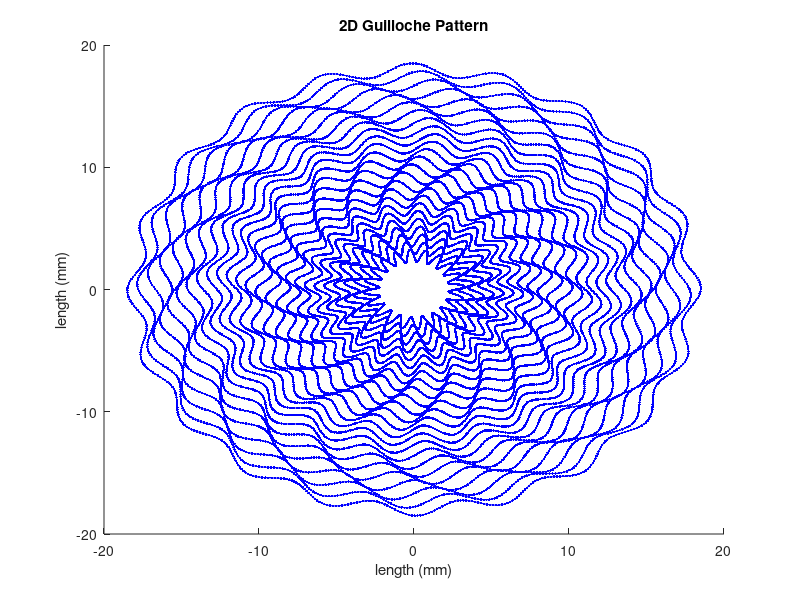

This chart was generated by the following MATLAB code: (Note: this script raises an error after producing the figure.)
% Guilloche
% Start of script
%-------------------------------------------------------------------------%
close all;                   	% close all figures
clearvars;                      % clear all variables
clc;                         	% clear the command terminal
format shortG;                 	% picks most compact numeric display
format compact;                	% suppress excess blank lines

% Perform guilloche
%-------------------------------------------------------------------------%
% set parameters for sinusoid on a circle
theta = 0:0.01:2*pi; % parameter (angle) 0 to 2pi
r = 2; % circle radius
a = 0.5; % sinusoid amplitude
n = 20; % number of sinusoids on the circle
xc = 0; % circle center in x
yc = 0; % circle center in y
nc = 25; % number of circles

% make a sinusoid
tau = linspace(3.0,5.5,500);
w = 2*pi;
A = floor(tau)/15;
y = A.*sin(w*tau);

% figure
% plot(tau,y,'-b')
% axis equal
% title('sinusoid')

% decriment the sinusoid and save as theta shift
ts = [];
inc = 0;
for ii = 1:10:length(tau)
    inc = inc + 1;
    ts(inc) = y(ii); % theta shift
end

% figure
% plot(ts)
% axis equal
% title('decrimented sinusoid')

% shift parameters
% ts = linspace(0.01,1,nc); % theta shift
rs = r+linspace(0.75,16,nc); % radius shift

% plot
figure
hold on
for ii = 1:1:nc
    x = (rs(ii) + a .* sin(n .* theta + ts(ii))) .* cos(theta + ts(ii)) + xc; 
    y = (rs(ii) + a .* sin(n .* theta + ts(ii))) .* sin(theta + ts(ii)) + yc;

    plot(x,y,'-b')
    plot(x,y,'.b')
end
hold off
xlim([-20 20])
ylim([-20 20])
xlabel('length (mm)')
ylabel('length (mm)')
title('2D Guilloche Pattern')


% save G-code
%-------------------------------------------------------------------------%
feed_rate = 400; % feed rate (mm/min)
rpm = 10000; % spindle speed (RPM)
depth = -0.125; % depth (mm)
tool_num = 501;
filename = 'guilloche_style4_tdcZero';

fileID = fopen([filename,'.nc'],'w');
    fprintf(fileID,'%%\n');
    fprintf(fileID,'(guilloche)\n'); % program name
    fprintf(fileID,'(T%d  D=0.125 CR=0 - ZMIN=-0.129 - vee)\n',tool_num);
    fprintf(fileID,'G90\n'); % G90 = absolute mode
    fprintf(fileID,'G17\n'); % G17 = XY plane
    fprintf(fileID,'G21\n'); % G21 = millimiters
    fprintf(fileID,'G28 G91 Z0\n'); % G28 = return to home, G91 = relative mode, Z0
    fprintf(fileID,'G90\n'); % G90 = absolute mode
    fprintf(fileID,'\n');
    fprintf(fileID,'(scribe)\n'); % operation name
    fprintf(fileID,'T%d M6\n',tool_num); % M6 = tool change
    fprintf(fileID,'S%d M3\n', rpm);% S = spindle speed, M3 = spindle ON
    fprintf(fileID,'G54\n');
    
    % loop through circles
    for ii = 1:1:nc
        % update cartesian coordinates
        x = (rs(ii) + a .* sin(n .* theta + ts(ii))) .* cos(theta + ts(ii)) + xc; 
        y = (rs(ii) + a .* sin(n .* theta + ts(ii))) .* sin(theta + ts(ii)) + yc;
        
        fprintf(fileID,'G0 X%4.3f Y%4.3f\n',x(1,1),y(1,1)); % G0 = rapid positioning
        fprintf(fileID,'Z0.6\n');
        fprintf(fileID,'Z0.2\n');
        fprintf(fileID,'Z0.01\n');
        fprintf(fileID,'G1 Z%5.3f F%d\n',depth, feed_rate); % F = feed rate, G1 linear interpolation
        
        % loop through points on each circle
        for jj = 1:length(x)
            fprintf(fileID,'G1 X%4.3f Y%4.3f\n',x(jj),y(jj));
        end
        fprintf(fileID,'G0 Z0.6\n');

    end
    
    fprintf(fileID,'G0 Z0.6\n');
    fprintf(fileID,'G17\n'); % G17 = XY plane
    fprintf(fileID,'G28 G91 Z0\n'); % G28 = return to home, G91 = relative mode, Z0
    fprintf(fileID,'G90\n'); % G90 = absolute mode
    fprintf(fileID,'G28 G91 X0 Y0\n'); % G28 = return to home, G91 = relative mode, Z0
    fprintf(fileID,'G90\n'); % G90 = absolute mode
    fprintf(fileID,'M30\n'); % M30 = end of program
    fprintf(fileID,'%%');
fclose(fileID);



% check G-code
%-------------------------------------------------------------------------%
toolPath = gCodeReader([filename,'.nc'], 0.1, 0.1, 2, 1);


% save figures
%-------------------------------------------------------------------------%
save_all_figs_OPTION(filename,'png')






